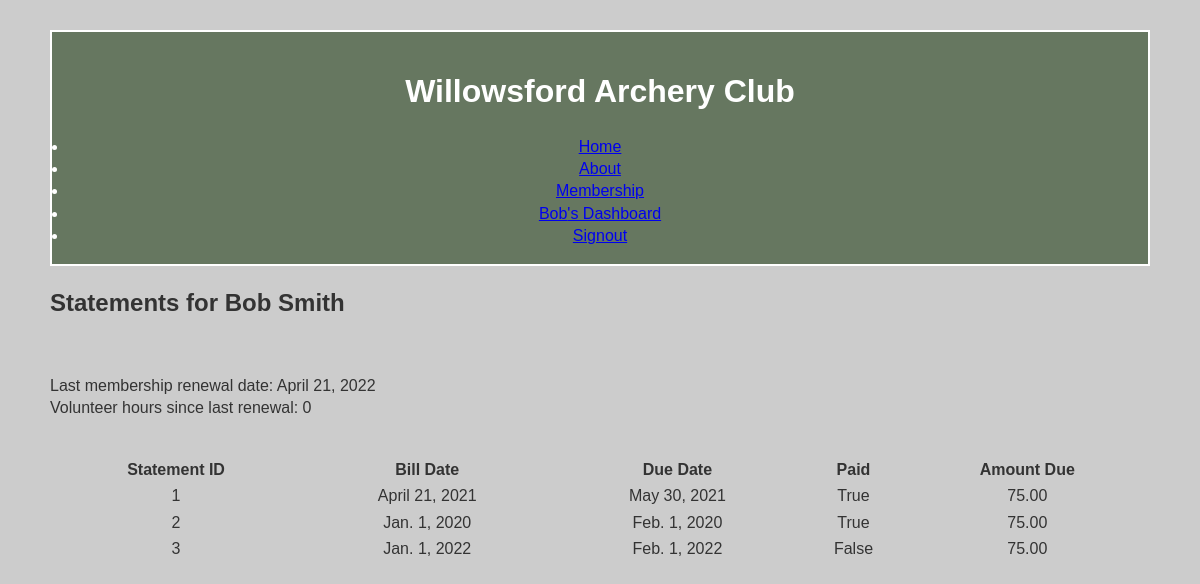
The page /member/statements (signed in) on the database its author committed.
### Registration/models.py (models this page shows, shortened)
class UserAccount(models.Model):
    user = models.OneToOneField(User, on_delete=models.CASCADE, blank=True, null=True)
    account_id = models.AutoField(primary_key=True)
    fname = models.CharField("First Name", max_length=30)
    mid_initial = models.CharField("Middle Initial", max_length=2, blank=True, null=True)
    lname = models.CharField("Last name", max_length=30)
    gender = models.CharField("Gender", max_length=10, choices=GENDER)
    bday = models.DateField("Birthday")
    street = models.CharField("Street Address", max_length=30)
    city = models.CharField(max_length=30, default="Aldie")
    state = models.CharField(max_length=30, choices=STATES, default="Virginia")
    zip = models.CharField(max_length=5, blank=False, null=False)
    phonenumber = PhoneNumberField("Phone Number", blank=True)
    approved = models.BooleanField(default=False)
    membershipType = models.CharField("Membership Type", max_length=30, choices=MEMBERSHIP_TYPE, default="Individual")
    officer = models.BooleanField(default=False)
    willowsfordWaiverSigned = models.BooleanField("Willowsford Waiver Signed", default=False)
    willowsfordWaiverSignedInitials = models.CharField("Willowsford Waiver Initials", blank=True, null=True, max_length=5)
    willowsfordWaiverSignedDate = models.DateField("Willowsford Waiver Signed Date", blank=True, null=True, default=datetime.date.today)
    archeryClubWaiverSigned = models.BooleanField("Archery Club Waiver Signed", default=False)
    archeryClubWaiverSignedInitials = models.CharField("Archery Club Waiver Initials", blank=True, null=True, max_length=5)
    archeryClubWaiverSignedDate = models.DateField("Archery Club Waiver Signed Date", blank=True, null=True, default=datetime.date.today)
    rulesOfConductWaiverSigned = models.BooleanField("Rules of Conduct Waiver Signed", default=False)
    rulesOfConductWaiverSignedInitials = models.CharField("Rules of Conduct Waiver Initials", blank=True, null=True, max_length=5)
    rulesOfConductWaiverSignedDate = models.DateField("Rules of ConductWaiver Signed Date", blank=True, null=True, default=datetime.date.today)

### MemberManagement/models.py (models this page shows, shortened)
class Statement(models.Model):
    statement_id = models.AutoField(primary_key=True)
    bill_date = models.DateField(default=datetime.date.today)
    due_date = models.DateField(blank=True, null=True)
    paid = models.BooleanField(default=False)
    paid_date = models.DateField(blank=True, null=True)
    account_id = models.ForeignKey(UserAccount, blank=True, null=True, on_delete=models.CASCADE)
    amount_due = models.DecimalField(max_digits=8, decimal_places=2)
    amount_paid = models.DecimalField(max_digits=8, decimal_places=2, blank=True, null=True, default=0)

### MemberManagement/views.py (the view)
# urls.py: path('statements', views.statements, name='statements'),
@login_required(login_url='signIn')
def statements(request):
    user = User.objects.get(username=request.user)
    try:
        check_ins = CheckIn.objects.filter(account_id=user.useraccount).filter(checkin_type='V')
        waiver_date = user.useraccount.willowsfordWaiverSignedDate
        volunteer_sum = 0
        for i in check_ins:
            if i.date > waiver_date:
                time = i.time_out.hour - i.time_in.hour
            volunteer_sum = volunteer_sum + time
        statements = Statement.objects.filter(account_id=user.useraccount).all()
        statement_total = Statement.objects.filter(account_id=user.useraccount).filter(paid=False).aggregate(tot_balance=Sum('amount_due'))
        total_balance = statement_total['tot_balance']
    except Statement.DoesNotExist:
        statement = None
    return render(request, 'MemberManagement/statements.html', {'statements': statements, 'total_balance': total_balance,
                                                                'waiver_date': waiver_date, 'volunteer_sum': volunteer_sum})

### templates/MemberManagement/statements.html (shortened to what this page needs)
{% extends 'MemberManagement/dashboard.html' %}
{% load static %}
{% block content %}
<body>
    <h2> Statements for {{ request.user.useraccount.fname }} {{ request.user.useraccount.lname }}</h2>
    <p> Last membership renewal date: {{ waiver_date }} <br> Volunteer hours since last renewal: {{ volunteer_sum }} </p>
    <div class="">
        <table class="table">
        <tr class="table-header">
            <td> Statement ID </td>
            <td> Bill Date </td>
            <td> Due Date </td>
            <td> Paid </td>
            <td> Amount Due </td>
        </tr>
    {% for statement in statements %}
        <tr class="active">
            <td> {{statement.statement_id}}</td>
            <td> {{statement.bill_date}} </td>
            <td> {{statement.due_date}}</td>
            <td> {{statement.paid}}</td>
            <td> {{statement.amount_due}}</td>
        </tr>
    {% endfor %}
    </table>
    </div>
</body>
{% endblock content %}

### templates/MemberManagement/dashboard.html (shortened to what this page needs)
{% load static %}
<!DOCTYPE html>
<html lang="en">
{% block head %}
<head>
    <link rel="stylesheet" href="{% static 'dashboard.css' %}">
    <div class="container">
        <div id="branding">
            <h1><span class="highlight">Willowsford</span> Archery Club</h1>
        </div>
        <nav>
            <ul>
                <li class="current"><a href="{% url 'index' %}">Home</a></li>
                <li><a href="{% url 'about' %}">About</a></li>
                <li><a href="{% url 'services' %}">Membership</a></li>
                {% if user.is_authenticated %}
                <li><a href="{% url 'dashboard' %}">{{ request.user.useraccount.fname }}'s Dashboard</a></li>
                <li><a href="{% url 'signout' %}">Signout</a></li>
                {% else %}
                <li><a href="{% url 'signIn' %}">Sign In</a></li>
                {% endif %}
            </ul>
        </nav>
    </div>
</head>
{% endblock head %}
<body>
    <div class= "wrapper">
    {% block content %}{% endblock content %}
    </div>
</body>
</html>

### static/dashboard.css (style rules this page uses)
.container { padding: 1rem; background-color: blueviolet; border: 2px solid #fff; color: #fff; text-align: center; float: inherit; }
:root { --primary: #ddd; --dark: #333; --light: #fff; --shadow: 0 1px 5px rgba(104, 104, 104, 0.8); }
html { box-sizing: border-box; font-family: Arial, Helvetica, sans-serif; color: var(--dark); }
body { background: #ccc; margin: 30px 50px; line-height: 1.4; }
.wrapper { display: grid; grid-gap: 20px; }
.table { width: 100%; text-align: center; }
.table-header { font-weight: bold; }
.container { background:#667760; color:#ffffff; margin:auto; overflow:hidden; }
ul { margin:0; padding:0; }

### rows shown on the page
UserAccount: willowsfordWaiverSignedDate "April 21, 2022"
Statement: statement_id "1", bill_date "April 21, 2021", due_date "May 30, 2021", paid "True", amount_due "75.00"
Statement: statement_id "2", bill_date "Jan. 1, 2020", due_date "Feb. 1, 2020", paid "True", amount_due "75.00"
Statement: statement_id "3", bill_date "Jan. 1, 2022", due_date "Feb. 1, 2022", paid "False", amount_due "75.00"

### other values the page prints
{{ request.user.useraccount.fname }} "Bob"
{{ request.user.useraccount.lname }} "Smith"
{{ volunteer_sum }} "0"
